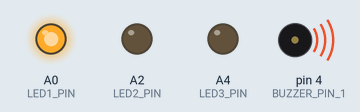
Bench run of a sketch on a simulated Arduino Uno, built with avr-gcc and run on an emulated ATmega328P. Parts: output pins drawn as LEDs (lit = HIGH), buzzer (waves = sounding).

Above: at 0.1 s.
At 4.8 s:
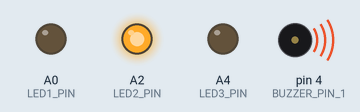
At 11.85 s:
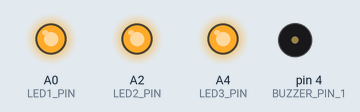
At 15.9 s:
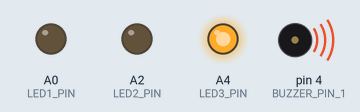
At 25.3 s:
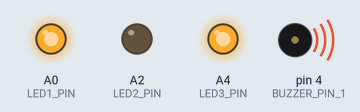
At 34.1 s:
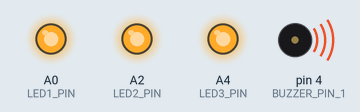
Timing chart, 0 to 40.0 s (numbered marks = the images above):
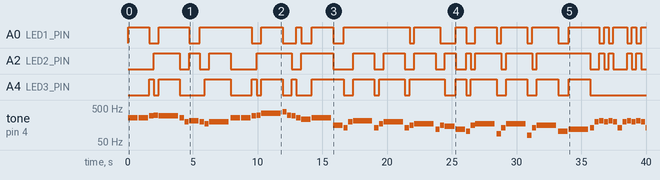

Measured:
- by itself, A0 (LED1_PIN): LOW → HIGH at 0.00 s, → LOW 1.7 s later, → HIGH 0.71 s later, → LOW 2.4 s later, … (33 changes in this stretch)
- by itself, A2 (LED2_PIN): LOW → HIGH at 2.0 s, → LOW 2.0 s later, → HIGH 0.71 s later, → LOW 0.83 s later, … (34 changes in this stretch)
- by itself, A4 (LED3_PIN): LOW → HIGH at 1.7 s, → LOW 0.36 s later, → HIGH 0.36 s later, → LOW 1.7 s later, … (30 changes in this stretch)
- by itself, tone on pin 4 (BUZZER_PIN_1): plays 262 Hz for 0.75 s, 262 Hz for 0.75 s, 294 Hz for 0.33 s, 311 Hz for 0.33 s, 294 Hz for 1.5 s, 262 Hz for 0.33 s … (60 notes in this stretch)

The sketch:

hollowKnight.ino
```cpp
#include "pitches.h"
#define BUZZER_PIN_1 4

#define LED1_PIN A0
#define LED2_PIN A2
#define LED3_PIN A4
int eighth = 162; // 8
int quarter = 325; // 4
int half = 750; // 2
int whole = 1500; // 1
int durations[] = {
half, half, quarter, quarter, whole, quarter, quarter, half, quarter, quarter, whole,
half, half, quarter, quarter, whole, quarter, quarter, quarter, quarter, half, whole,
half, quarter, quarter, whole, quarter, quarter, whole, quarter, quarter, whole, quarter, quarter, half, half, quarter, quarter, whole,
quarter, quarter, whole, quarter, quarter, whole, half, whole, quarter,
quarter, quarter, quarter, quarter, quarter, quarter, quarter, quarter, quarter, quarter, quarter, quarter,
quarter, quarter, quarter, quarter, quarter, whole,
quarter, whole, whole, quarter, quarter, whole, whole, half, whole
};

int melody[] = {
NOTE_C4, NOTE_C4, NOTE_D4, NOTE_DS4, NOTE_D4, NOTE_C4, NOTE_G3, NOTE_GS3, NOTE_G3, NOTE_F3, NOTE_G3,
NOTE_C4, NOTE_C4, NOTE_D4, NOTE_DS4, NOTE_F4, NOTE_G4, NOTE_DS4, NOTE_D4, NOTE_C4, NOTE_AS3, NOTE_C4,
NOTE_DS3, NOTE_C3, NOTE_G3, NOTE_GS3, NOTE_C3, NOTE_F3, NOTE_G3, NOTE_C3, NOTE_DS3, NOTE_F3, NOTE_AS2, NOTE_DS3, NOTE_D3, NOTE_AS2, NOTE_GS2, NOTE_DS3, NOTE_F3,
NOTE_F2, NOTE_C3, NOTE_F3, NOTE_DS2, NOTE_C3, NOTE_DS3, NOTE_GS2, NOTE_AS2, NOTE_C3,
NOTE_G3, NOTE_GS3, NOTE_G3, NOTE_GS3, NOTE_G3, NOTE_C3, NOTE_G3, NOTE_GS3, NOTE_G3, NOTE_GS3, NOTE_G3, NOTE_C3,
NOTE_DS3, NOTE_F3, NOTE_DS3, NOTE_F3, NOTE_DS3, NOTE_AS2,
NOTE_B3, NOTE_B3, NOTE_C4, NOTE_D4, NOTE_DS4, NOTE_F4, NOTE_G4, NOTE_AS4, NOTE_C5
};

void setup() { // setup all the outputs to pinMode
  pinMode(BUZZER_PIN_1, OUTPUT);
  pinMode(LED1_PIN, OUTPUT);
  pinMode(LED2_PIN, OUTPUT);
  pinMode(LED3_PIN, OUTPUT);
  int size = sizeof(durations) / sizeof(int);
  for (int note = 0; note < size; note++) {
    tone(BUZZER_PIN_1, melody[note], durations[note]);
    if (durations[note] == whole){
      analogWrite(LED1_PIN, 130);
      analogWrite(LED2_PIN, 130);
      analogWrite(LED3_PIN, 130);
    } else if (melody[note] == 0){
      analogWrite(LED1_PIN, 0);
      analogWrite(LED2_PIN, 0);
      analogWrite(LED3_PIN, 0);
    } else if (melody[note] == NOTE_AS2 || melody[note] == NOTE_AS1 || melody[note] == NOTE_A3 || melody[note] == NOTE_A4 || melody[note] == NOTE_CS3 || melody[note] == NOTE_F3){
        analogWrite(LED1_PIN, 130);
        analogWrite(LED3_PIN, 130);
    } else if (melody[note] == NOTE_C4 || melody[note] == NOTE_C3 || melody[note] == NOTE_G3){
        analogWrite(LED1_PIN, 130);
    } else if (melody[note] == NOTE_D4 || melody[note] == NOTE_DS3){
        analogWrite(LED3_PIN, 130);
    } else{
        analogWrite(LED2_PIN, 130);
    }
    int pauseBetweenNotes = durations[note]*1.1;
    delay(pauseBetweenNotes);
    noTone(BUZZER_PIN_1);
    analogWrite(LED1_PIN, 0);
    analogWrite(LED2_PIN, 0);
    analogWrite(LED3_PIN, 0);
  }
}
void loop() {
}
```
